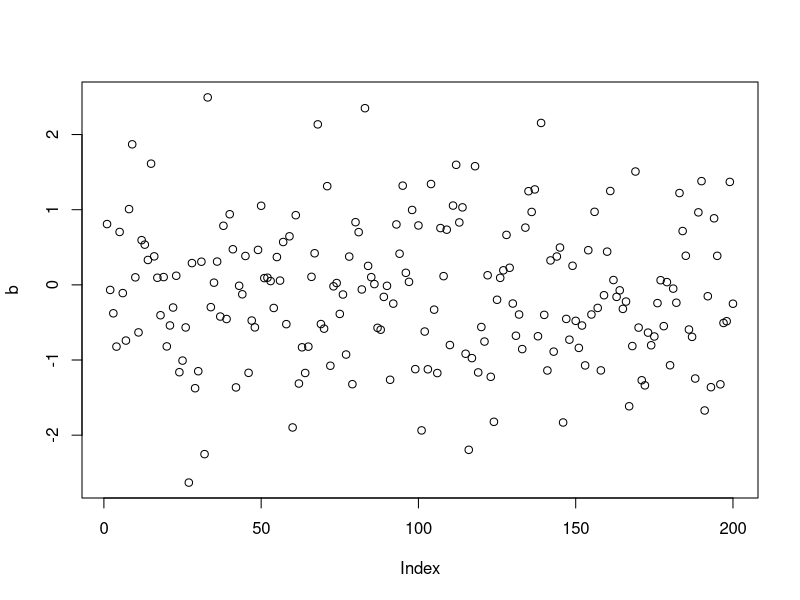
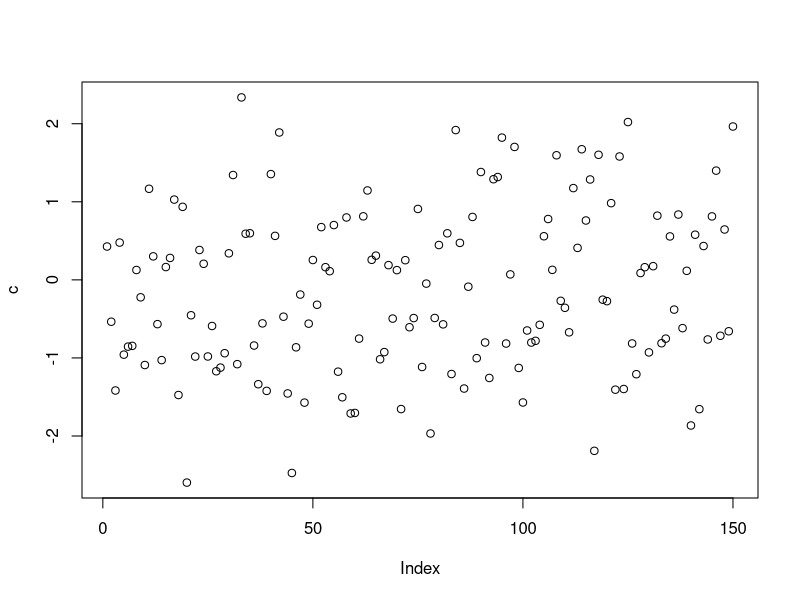

These charts were generated, in order, by the following R code:
#Vamos aprender a utilizar o Git integrado ao Rstudio

#Esse script vai funcionar
b<-rnorm(200)
plot(b)

c<-rnorm(150)
plot(c)
